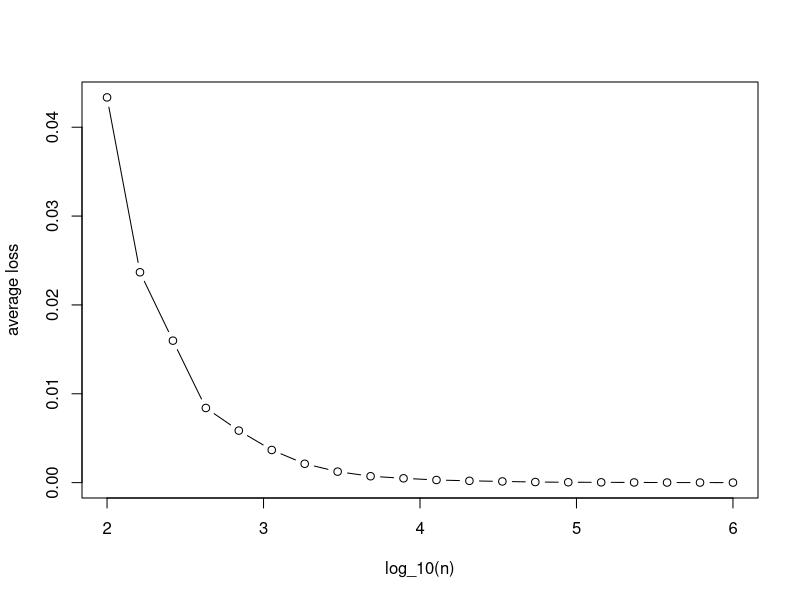

Recreate this plot in R.
# Mathematical tools for machine learning
# Loris Michel, ETHZ

# function to generate a training set
generateS <- function(n=1000) {
  x <- cbind(runif(n),runif(n))
  y <- ifelse(x[,1] <= 0.75 & x[,1] >= 0.25 & x[,2] <= 0.75 & x[,2] >= 0.25,1,0)
  return(list(x=x,y=y))
}

# learner
A <- function(S) {
  ind.positive <- which(S$y==1)
  x1.max <- max(S$x[ind.positive,1])
  x1.min <- min(S$x[ind.positive,1])
  x2.max <- max(S$x[ind.positive,2])
  x2.min <- min(S$x[ind.positive,2])
  return(list(h=function(x) ifelse(x[1] <= x1.max & x[1] >= x1.min & x[2] <= x2.max & x[2] >= x2.min,1,0),
              x1.max = x1.max,
              x1.min = x1.min,
              x2.max = x2.max,
              x2.min = x2.min))
}

# compute true error
Ld <- function(A.output) {
  return((0.5*0.5)-(A.output$x1.max-A.output$x1.min)*(A.output$x2.max-A.output$x2.min))
}

# empirical error
Ls <- function(h, S) {
  return(mean(apply(S$x,1,h)!=S$y))
}

# some analyses

# 1) generate training and see what happens (reference to ex 3.2)
S <- generateS(1000)
A.output <- A(S)
Ld(A.output)
Ls(A.output$h, S)

# 2) look at how the loss behaves with increasing sample size (reference to ex 4.1)
losses.mat <- c()
for (i in 1:10) {
  losses <- c()
  for (n in 10^{seq(2,6,length.out = 20)}) {
    S <- generateS(n)
    A.output <- A(S)
    losses <- c(losses, Ld(A.output))
  }
  losses.mat <- cbind(losses.mat, losses)
}
plot(seq(2,6,length.out = 20),apply(losses.mat,1,mean),
     type="b",xlab="log_10(n)",ylab="average loss")




